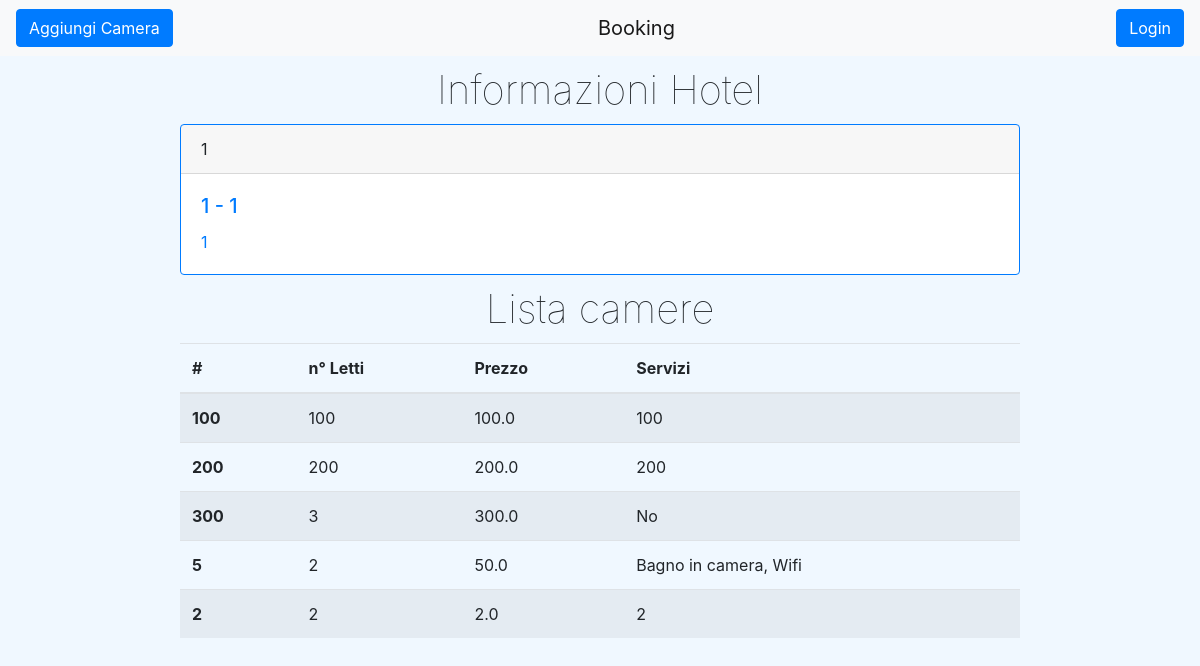
Screenshot of /gestioneHotel/?id=1 with the database file from the repository.
### ProgettoISW/models.py (models this page shows)
class Hotel(models.Model):
    albergatore = models.ForeignKey(Albergatore, on_delete=models.CASCADE)
    nome = models.CharField(max_length=100)
    descrizione = models.TextField()
    citta = models.CharField(max_length=100)
    indirizzo = models.CharField(max_length=100)

class Camera(models.Model):
    hotel = models.ForeignKey(Hotel, on_delete=models.CASCADE)
    numero = models.IntegerField()
    nLetti = models.IntegerField()
    prezzo = models.FloatField()
    servizi = models.TextField()

### ProgettoISW/views.py (the view)
# urls.py: path('gestioneHotel/', views.gestioneHotel),
def gestioneHotel(request):
    hotel = None
    idHotel = request.GET.get('id', None)
    if idHotel is not None:
        hotel = Hotel.objects.get(pk=idHotel)
    else:
        if request.session['idHotel']:
            idHotel = request.session['idHotel']
            hotel = Hotel.objects.get(pk=idHotel)
    if hotel is not None:
        request.session['idHotel'] = idHotel
        elencoCamere = []
        for c in Camera.objects.all():
            if c.hotel == hotel:
                elencoCamere.append(c)
        return render(request, 'gestioneHotel.html', {'hotel': hotel, 'camere': elencoCamere})
    else:
        return redirect('/home/')

### templates/gestioneHotel.html (shortened to what this page needs)
{% extends "base.html" %}
{% block tasto-sinistro %}
    <button id="aggiungi-camera" class="btn btn-primary" type="button">
            <a href="/aggiungiCamera/?id={{ hotel.id }}">Aggiungi Camera</a>
    </button>
{% endblock %}
{% block content %}
    <main>
        <div class="wrapper">
            <h1 id="maintitle">Informazioni Hotel</h1>
            <div class="card border-primary">
                <div class="card-header">{{ hotel.nome }}</div>
                <div class="card-body text-primary">
                    <h5 class="card-title">{{ hotel.citta }} - {{ hotel.indirizzo }}</h5>
                    <p class="card-text">{{ hotel.descrizione }}</p>
                </div>
            </div>
            <h1 id="maintitle">Lista camere</h1>
            <table class="table table-striped">
                <thead>
                    <tr>
                          <th scope="col">#</th>
                          <th scope="col">n° Letti</th>
                          <th scope="col">Prezzo</th>
                          <th scope="col">Servizi</th>
                    </tr>
                </thead>
                <tbody>
                    {% for c in camere %}
                    <tr>
                        <th scope="row">{{ c.numero }}</th>
                        <td>{{ c.nLetti }}</td>
                        <td>{{ c.prezzo }}</td>
                        <td>{{ c.servizi }}</td>
                    </tr>
                    {% endfor %}
                </tbody>
            </table>
        </div>
    </main>
{% endblock %}

### static/css/style.css (style rules this page uses)
* { box-sizing: border-box; }
body { background-color: aliceblue; }
button a { color: white; }
#maintitle { margin: 10px 0; font-weight: lighter; text-align: center; }
.wrapper { width: 70%; margin: auto; }
table { background-color: unset; }

### rows the page displays
Hotel: nome "1", citta "1", indirizzo "1", descrizione "1"
Camera: numero "100", nLetti "100", prezzo "100.0", servizi "100"
Camera: numero "200", nLetti "200", prezzo "200.0", servizi "200"
Camera: numero "300", nLetti "3", prezzo "300.0", servizi "No"
Camera: numero "5", nLetti "2", prezzo "50.0", servizi "Bagno in camera, Wifi"
Camera: numero "2", nLetti "2", prezzo "2.0", servizi "2"
